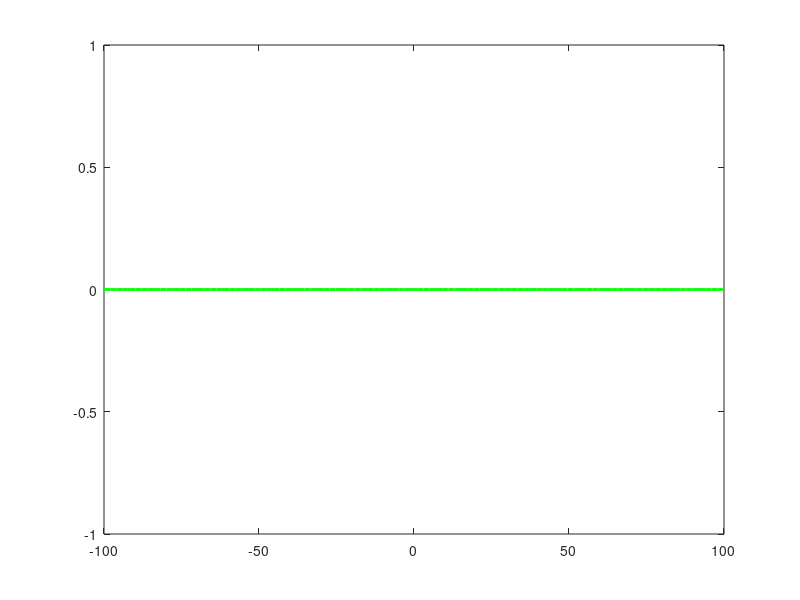

The MATLAB source for this figure: (Note: this script raises an error after producing the figure.)
%--------------------
%definizione funzione
%--------------------


f = @(x) exp(-x)+ cos(x)-3;

df = @(x) -exp(-x) -sin(x);

intervals = [-10 10];


xx = linspace(-100,100,100);

plot(xx, zeros(size(xx)), 'g-','LineWidth',2);

%risoluzione esercizio

x0 = -1;
itmax = 100;
tol = 1e-9;
[x,iter,scarti]=tfissa(f,df,x0,tol,itmax);
[xN,iterN,scartiN]=newton(f,df,x0,tol,itmax);

% crea grafico  con il profilo di convergenza di newtonn e tangente fissa
figure(2)
semilogy(1:iterN,abs(scartiN),'m-*',1:iter,abs(scarti),'g-o');
title('Profilo di convergenza dei due metodi per f(x)=exp(-x)+ cos(x)-3;');
xlabel('N. iterazioni');
ylabel('scarto/residuo pesato');
legend('Newton','TangenteFissa');


